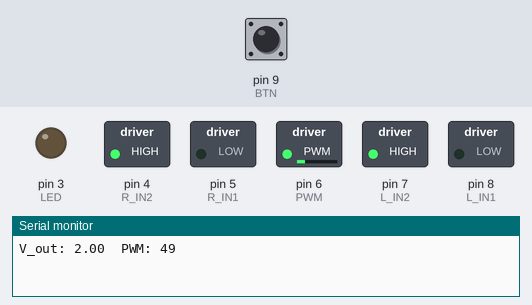
The sketch below on a simulated Arduino Uno, built with avr-gcc and run on an emulated ATmega328P. Shown: switched loads named in the sketch (green lamp = pin HIGH), output pins drawn as LEDs (lit = HIGH), the last lines printed to the serial monitor. The test bench sets the inputs (shaded band); at power-on: pin 9 (BTN) LOW.

Above: at 1.4 s.
1.5 s: pin 9 (BTN) pulled HIGH for 3.2 s
At 1.8 s:
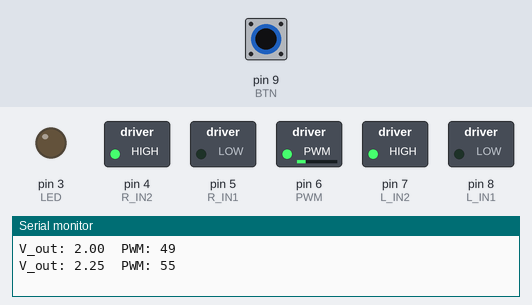
6.2 s: pin 9 (BTN) pulled HIGH for 0.15 s
At 6.5 s:
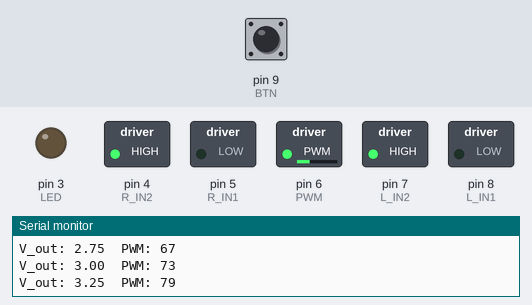
7.8 s: pin 9 (BTN) pulled HIGH for 1 s
At 9.0 s:
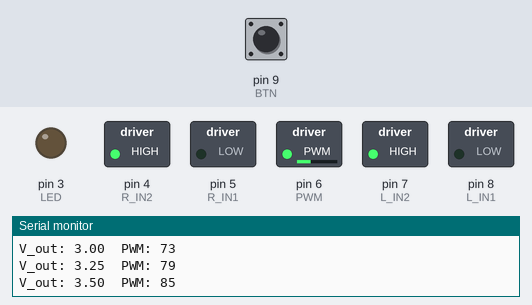
Timing chart, 0 to 10.8 s (numbered marks = the images above; inputs shaded):
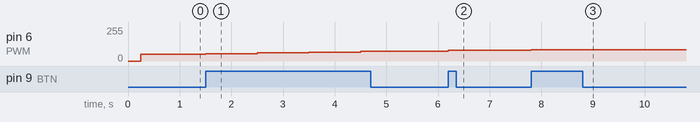

Measured:
- after the input at 1.5 s, pin 6 (PWM): 49/255 → 55/255 at once, → 61/255 1.0 s later, → 67/255 1.0 s later, → 73/255 1.0 s later
- after the input at 6.2 s, pin 6 (PWM): 73/255 → 79/255 at once
- after the input at 7.8 s, pin 6 (PWM): 79/255 → 85/255 at once

The sketch:

Deadzone_Test.ino
```cpp
#include <Wire.h>
#include <math.h>

//***************VARIABLES*******************
// Program State
int ps = 0; //everytime push button is pressed or function is completed it is incremented
int btnPress = 0;

//output
float v_out;
const float v_max = 10.5;
int PWM_out;
//***************PINS**********************
const int BTN = 9; // Naming switch button pin
const int LED = 3;   // Namin LED pin
//Left motor pins.
const int L_IN1 = 8;
const int L_IN2 = 7;
//Right motor pins
const int PWM = 6;
const int R_IN1 = 5;
const int R_IN2 = 4;

void setup() {
  Serial.begin(115200);
  Wire.setClock(400000);
  Wire.begin();
  delay(250);
  // Setup GPIO
  pinMode(LED, OUTPUT);
  pinMode (BTN, INPUT);

  //Motor setup
  pinMode(PWM, OUTPUT);
  pinMode(L_IN1, OUTPUT);
  pinMode(L_IN2, OUTPUT);
  pinMode(R_IN1, OUTPUT);
  pinMode(R_IN2, OUTPUT);

//  motorStop();
  v_out= 2;
  motorDirection(true);
  motorPWM(v_out);
  Serial.print("V_out: ");
  Serial.print(v_out);
  Serial.print("  PWM: ");
  Serial.println(PWM_out);
}

void loop() {
  btnPress = digitalRead(BTN);  // Reading button status / input
  if (btnPress == HIGH)  // Condition to check button input
  {
    v_out = v_out+.25;
    motorPWM(v_out);
    Serial.print("V_out: ");
    Serial.print(v_out);
    Serial.print("  PWM: ");
    Serial.println(PWM_out);
    delay(1000);
  }
}


void motorDirection(bool dir) { //0 +ve, 1 -ve direction
  if (dir) {
    digitalWrite(L_IN1, 0);
    digitalWrite(L_IN2, 1);
    digitalWrite(R_IN1, 0);
    digitalWrite(R_IN2, 1);
  } else {
    digitalWrite(L_IN1, 1);
    digitalWrite(L_IN2, 0);
    digitalWrite(R_IN1, 1);
    digitalWrite(R_IN2, 0);
  }

}

void motorStop() {
  digitalWrite(L_IN1, 1);
  digitalWrite(L_IN2, 1);
  digitalWrite(R_IN1, 1);
  digitalWrite(R_IN2, 1);
}

void motorPWM(float v) {
  PWM_out = round(v*255/v_max);  //coverts controller v_out to appropriate PWM duty cycle, motor driver will convert into appropriate voltage.
                              //+0.5 ensures it always rounds to the nearest whole PWM, int truncates
                             //Can use map function; however, it supresses fractions inside the function
  analogWrite(PWM, PWM_out);
}
```
